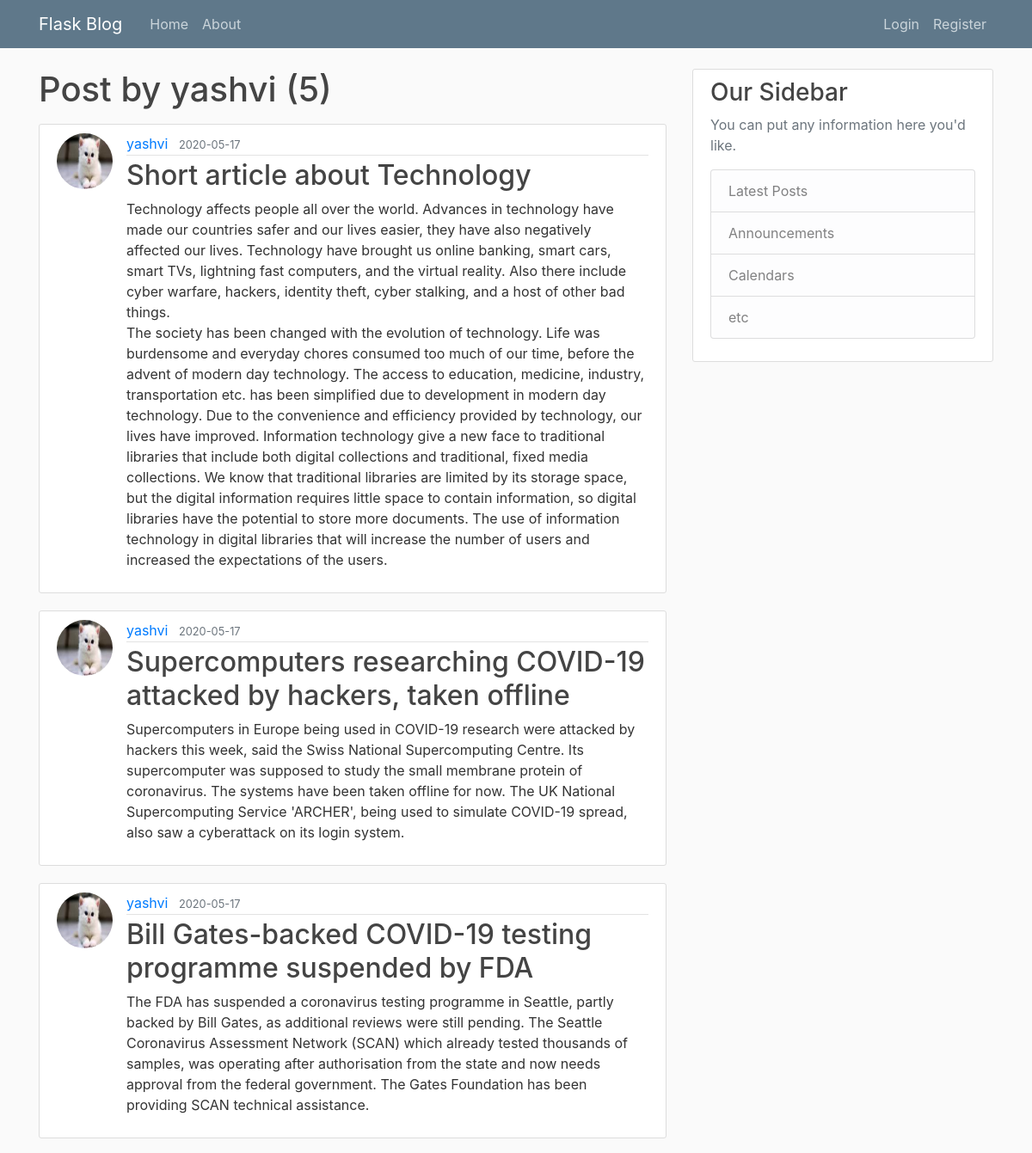
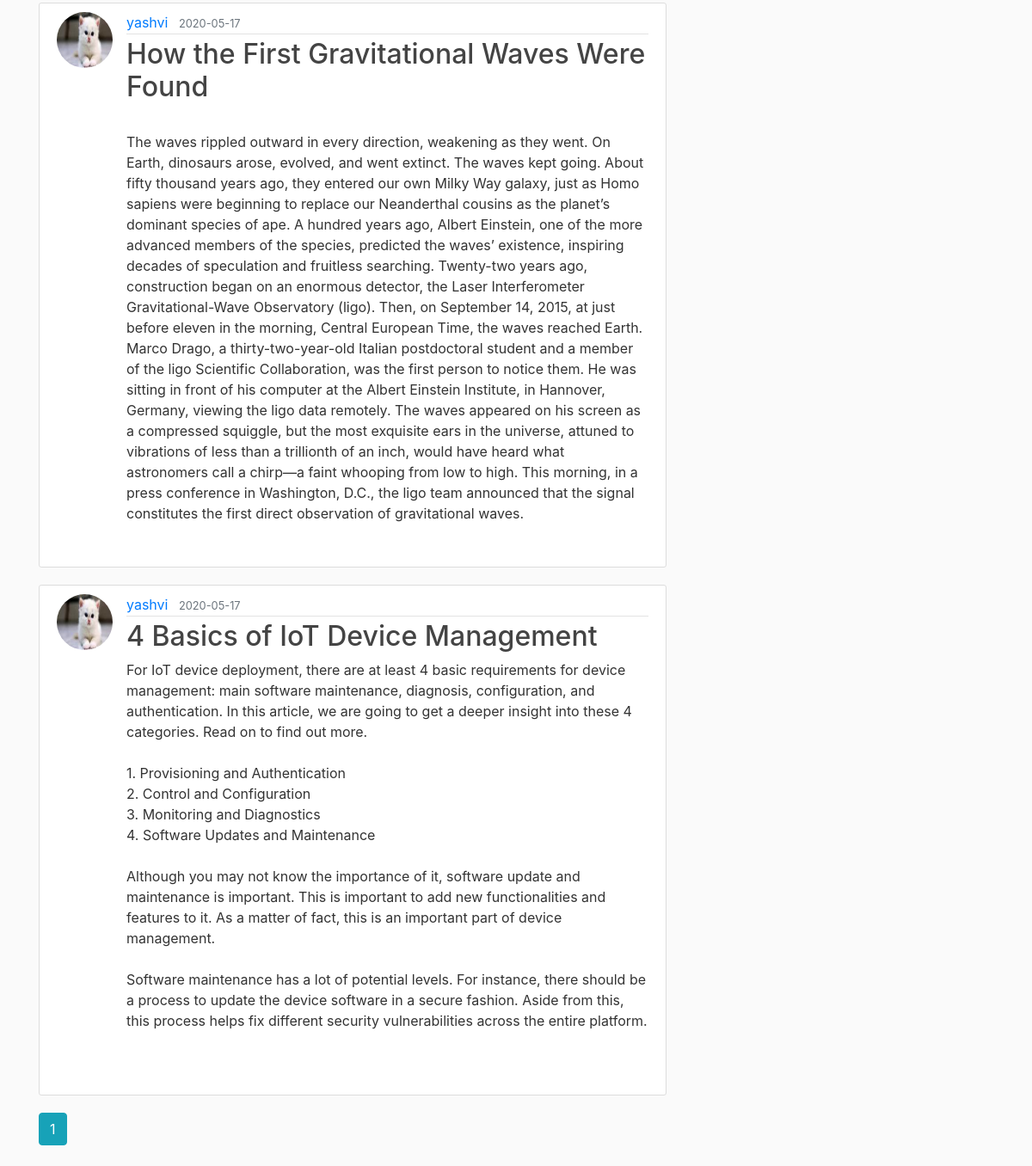
Screenshot of /user/yashvi with the database file from the repository (2 pictures, top to bottom).
### flaskblog/models.py (models this page shows, shortened)
class User(db.Model, UserMixin):
    id = db.Column(db.Integer, primary_key=True)
    username = db.Column(db.String(20), unique=True, nullable=False)
    email = db.Column(db.String(120), unique=True, nullable=False)
    image_file = db.Column(db.String(20), nullable=False, default='default.jpg')
    password = db.Column(db.String(60), nullable=False)
    posts = db.relationship('Post', backref='author', lazy=True)

class Post(db.Model):
    id = db.Column(db.Integer, primary_key=True)
    title = db.Column(db.String(100), nullable=False)
    date_posted = db.Column(db.DateTime, nullable=False, default=datetime.utcnow)
    content = db.Column(db.Text, nullable=False)
    user_id = db.Column(db.Integer, db.ForeignKey('user.id'), nullable=False)

### flaskblog/routes.py (the view)
@app.route("/user/<string:username>")
def user_posts(username):
    page = request.args.get('page', 1, type=int)
    user = User.query.filter_by(username=username).first_or_404()
    posts = Post.query.filter_by(author=user)\
        .order_by(Post.date_posted.desc())\
        .paginate(page=page, per_page=5)
    return render_template('user_posts.html', posts=posts, user=user)

### flaskblog/templates/user_posts.html
{% extends "layout.html" %}
{% block content %}
	<h1 class = "mb-3"> Post by {{user.username}} ({{ posts.total }})</h1>
	{% for post in posts.items %}
		<article class="media content-section">
			<img class="rounded-circle article-img" src="{{ url_for('static', filename='profile_pics/' + post.author.image_file) }}">
		  <div class="media-body">
		    <div class="article-metadata">
		      <a class="mr-2" href="{{url_for('user_posts', username = post.author.username) }}">{{ post.author.username }}</a>
		      <small class="text-muted">{{ post.date_posted.strftime('%Y-%m-%d') }}</small>
		    </div>
		    <h2><a class="article-title" href="{{url_for('post', post_id=post.id)}}">{{ post.title }}</a></h2>
		    <p class="article-content">{{ post.content }}</p>
		  </div>
</article>
	{% endfor %}
	 {% for page_num in posts.iter_pages(left_edge=1, right_edge=1, left_current=1, right_current=2) %}
      {% if page_num %}
        {% if posts.page == page_num %}
          <a class="btn btn-info mb-4" href="{{ url_for('user_posts', username=user.username, page=page_num) }}">{{ page_num }}</a>
        {% else %}
          <a class="btn btn-outline-info mb-4" href="{{ url_for('user_posts', username=user.username, page=page_num) }}">{{ page_num }}</a>
        {% endif %}
      {% else %}
        ...
      {% endif %}
    {% endfor %}
{% endblock content%}

### flaskblog/templates/layout.html (shortened to what this page needs)
<!DOCTYPE html>
<html>
<head>
    <link rel="stylesheet" href="https://stackpath.bootstrapcdn.com/bootstrap/4.5.0/css/bootstrap.min.css">
    <link rel="stylesheet" type="text/css" href="{{ url_for('static', filename='main.css') }}">
</head>
<body>
    <header class="site-header">
      <nav class="navbar navbar-expand-md navbar-dark bg-steel fixed-top">
        <div class="container">
          <a class="navbar-brand mr-4" href="/">Flask Blog</a>
          <div class="collapse navbar-collapse" id="navbarToggle">
            <div class="navbar-nav mr-auto">
              <a class="nav-item nav-link" href="{{ url_for('home') }}">Home</a>
              <a class="nav-item nav-link" href="{{ url_for('about') }}">About</a>
            </div>
            <div class="navbar-nav">
              {% if current_user.is_authenticated %}
              <a class="nav-item nav-link" href="{{ url_for('new_post') }}">New Post</a>
              <a class="nav-item nav-link" href="{{ url_for('account') }}">Account</a>
              <a class="nav-item nav-link" href="{{ url_for('logout') }}">Logout</a>
              {% else %}
              <a class="nav-item nav-link" href="{{ url_for('login') }}">Login</a>
              <a class="nav-item nav-link" href="{{ url_for('register') }}">Register</a>
              {% endif %}
            </div>
          </div>
        </div>
      </nav>
    </header>
    <main role="main" class="container">
      <div class="row">
        <div class="col-md-8">
          {% block content %}{% endblock %}
        </div>
        <div class="col-md-4">
          <div class="content-section">
            <h3>Our Sidebar</h3>
            <p class='text-muted'>You can put any information here you'd like.
              <ul class="list-group">
                <li class="list-group-item list-group-item-light">Latest Posts</li>
                <li class="list-group-item list-group-item-light">Announcements</li>
                <li class="list-group-item list-group-item-light">Calendars</li>
                <li class="list-group-item list-group-item-light">etc</li>
              </ul>
            </p>
          </div>
        </div>
      </div>
    </main>
</body>
</html>

### flaskblog/static/main.css (style rules this page uses)
body { background: #fafafa; color: #333333; margin-top: 5rem; }
h1, h2, h3, h4, h5, h6 { color: #444444; }
.bg-steel { background-color: #5f788a; }
.site-header .navbar-nav .nav-link { color: #cbd5db; }
.content-section { background: #ffffff; padding: 10px 20px; border: 1px solid #dddddd; border-radius: 3px; margin-bottom: 20px; }
.article-title { color: #444444; }
.article-content { white-space: pre-line; }
.article-img { height: 65px; width: 65px; margin-right: 16px; }
.article-metadata { padding-bottom: 1px; margin-bottom: 4px; border-bottom: 1px solid #e3e3e3 }

### rows the page displays
User: username "yashvi"
Post: image_file (picture), author.username "yashvi", date_posted "2020-05-17", title "Short article about Technology", content "Technology affects people all over the world. Advances in technology have made our countries safer and our lives easier, they have also negatively affected our lives. Technology have brought us online banking, smart cars, smart TVs, lightning fast computers, and the virtual reality. Also there include cyber warfare, hackers, identity theft, cyber stalking, and a host of other bad things. The society has been changed with the evolution of technology. Life was burdensome and everyday chores consumed too much of our time, before the advent of modern day technology. The access to education, medicine, industry, transportation etc. has been simplified due to development in modern day technology.…"
Post: image_file (picture), author.username "yashvi", date_posted "2020-05-17", title "Supercomputers researching COVID-19 attacked by hackers, taken offline", content "Supercomputers in Europe being used in COVID-19 research were attacked by hackers this week, said the Swiss National Supercomputing Centre. Its supercomputer was supposed to study the small membrane protein of coronavirus. The systems have been taken offline for now. The UK National Supercomputing Service 'ARCHER', being used to simulate COVID-19 spread, also saw a cyberattack on its login system."
Post: image_file (picture), author.username "yashvi", date_posted "2020-05-17", title "Bill Gates-backed COVID-19 testing programme suspended by FDA", content "The FDA has suspended a coronavirus testing programme in Seattle, partly backed by Bill Gates, as additional reviews were still pending. The Seattle Coronavirus Assessment Network (SCAN) which already tested thousands of samples, was operating after authorisation from the state and now needs approval from the federal government. The Gates Foundation has been providing SCAN technical assistance."
Post: image_file (picture), author.username "yashvi", date_posted "2020-05-17", title "How the First Gravitational Waves Were Found", content "The waves rippled outward in every direction, weakening as they went. On Earth, dinosaurs arose, evolved, and went extinct. The waves kept going. About fifty thousand years ago, they entered our own Milky Way galaxy, just as Homo sapiens were beginning to replace our Neanderthal cousins as the planet’s dominant species of ape. A hundred years ago, Albert Einstein, one of the more advanced members of the species, predicted the waves’ existence, inspiring decades of speculation and fruitless searching. Twenty-two years ago, construction began on an enormous detector, the Laser Interferometer Gravitational-Wave Observatory (ligo). Then, on September 14, 2015, at just before eleven in the…"
Post: image_file (picture), author.username "yashvi", date_posted "2020-05-17", title "4 Basics of IoT Device Management", content "For IoT device deployment, there are at least 4 basic requirements for device management: main software maintenance, diagnosis, configuration, and authentication. In this article, we are going to get a deeper insight into these 4 categories. Read on to find out more. 1. Provisioning and Authentication 2. Control and Configuration 3. Monitoring and Diagnostics 4. Software Updates and Maintenance Although you may not know the importance of it, software update and maintenance is important. This is important to add new functionalities and features to it. As a matter of fact, this is an important part of device management. Software maintenance has a lot of potential levels. For instance, there…"

### other values shown
{{ posts.total }} "5"
{{ page_num }} "1"
